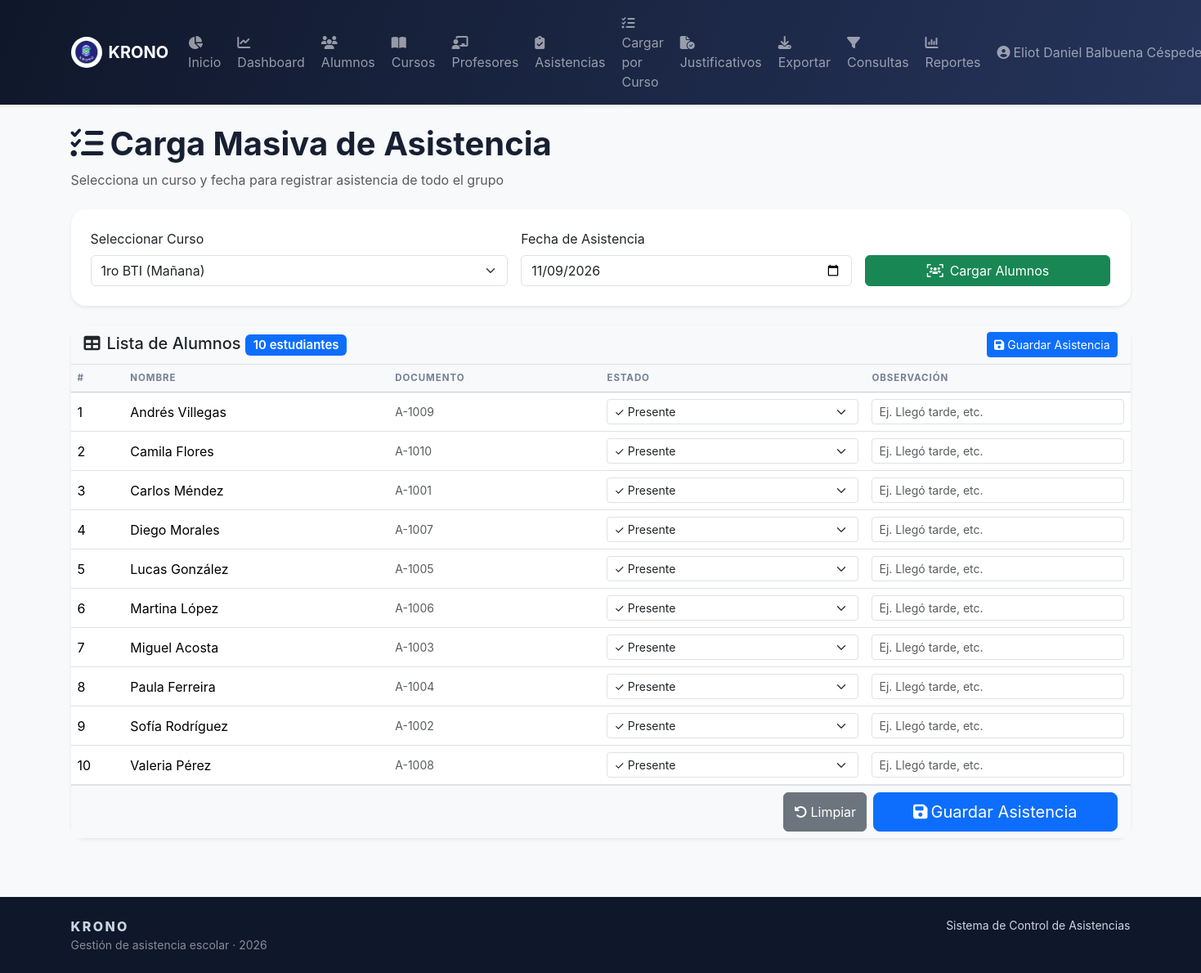
Screenshot of /cargar_asistencia_curso.php?curso_id=1 (signed in) with the database file from the repository.
### tables this page shows
CREATE TABLE `profesores` (
  `id` int(11) NOT NULL,
  `nombre` varchar(120) NOT NULL,
  `email` varchar(120) DEFAULT NULL,
  `telefono` varchar(30) DEFAULT NULL,
  `especialidad` varchar(100) DEFAULT NULL
);

CREATE TABLE `alumnos` (
  `id` int(11) NOT NULL,
  `nombre` varchar(140) NOT NULL,
  `documento` varchar(30) NOT NULL,
  `curso_id` int(11) NOT NULL,
  `email` varchar(120) DEFAULT NULL,
  `telefono` varchar(30) DEFAULT NULL,
  `estado` enum('Activo','Inactivo') DEFAULT 'Activo'
);

### auth.php (called while the page is built, shortened)
<?php
require_once __DIR__ . '/conexion.php';
function get_user() {
    return $_SESSION['user'] ?? null;
}
function get_rol() {
    $user = get_user();
    return $user['rol'] ?? null;
}
function has_role($role) {
    return get_rol() === $role;
}
function is_profesor() {
    return has_role('profesor');
}
function get_user_full_data() {
    global $pdo;
    $user = get_user();
    try {
        if ($user['rol'] === 'profesor') {
            $stmt = $pdo->prepare('SELECT * FROM profesores WHERE id = ?');
            $stmt->execute([$user['profesor_id']]);
            return $stmt->fetch(PDO::FETCH_ASSOC);
        } else if ($user['rol'] === 'alumno') {
            $stmt = $pdo->prepare('SELECT a.*, c.nombre as curso_nombre FROM alumnos a LEFT JOIN cursos c ON a.curso_id = c.id WHERE a.id = ?');
            $stmt->execute([$user['alumno_id']]);
            return $stmt->fetch(PDO::FETCH_ASSOC);
        }
    } catch (PDOException $e) {
        return null;
    }
}
?>

### config.php (called while the page is built, shortened)
<?php
require_once __DIR__ . '/conexion.php';
require_once __DIR__ . '/auth.php';
function e($v) {
    return htmlspecialchars((string)($v ?? ''), ENT_QUOTES, 'UTF-8');
}
?>

### cargar_asistencia_curso.php (the view, shortened to what this page needs)
<?php
require __DIR__ . '/header.php';
$curso_id = $_GET['curso_id'] ?? '';
$fecha = $_GET['fecha'] ?? date('Y-m-d');
$alumnos = [];
try {
    $cursos = $pdo->query('SELECT id, nombre, turno FROM cursos WHERE activo = 1 ORDER BY nombre')->fetchAll();
} catch (PDOException $e) {
    $cursos = [];
    $db_error = 'Error al cargar cursos';
}
if ($pdo && !empty($curso_id)) {
    try {
        $stmt = $pdo->prepare('SELECT id, nombre, documento FROM alumnos WHERE curso_id = ? AND estado = "Activo" ORDER BY nombre');
        $stmt->execute([$curso_id]);
        $alumnos = $stmt->fetchAll();
    } catch (PDOException $e) {
        $alumnos = [];
    }
}
?>
<div class="mb-4">
    <h1 class="display-6 fw-bold">
        <i class="fa-solid fa-list-check me-2"></i>Carga Masiva de Asistencia
    </h1>
    <p class="text-muted">Selecciona un curso y fecha para registrar asistencia de todo el grupo</p>
</div>
<div class="card p-4 mb-4 shadow-sm border-0">
    <form class="row g-3 align-items-end" method="get">
        <div class="col-md-5">
            <label class="form-label fw-500">Seleccionar Curso</label>
            <select class="form-select" name="curso_id" required onchange="this.form.submit()">
                <?php foreach($cursos as $c): ?>
                <option value="<?= $c['id'] ?>" <?= $curso_id == $c['id'] ? 'selected' : '' ?>>
                    <?= e($c['nombre']) ?> (<?= e($c['turno']) ?>)
                </option>
                <?php endforeach; ?>
            </select>
        </div>
        <div class="col-md-4">
            <label class="form-label fw-500">Fecha de Asistencia</label>
            <input class="form-control" type="date" name="fecha" value="<?= e($fecha) ?>" required>
        </div>
        <div class="col-md-3">
            <button class="btn btn-success w-100" type="submit">
                <i class="fa-solid fa-users-viewfinder me-2"></i>Cargar Alumnos
            </button>
        </div>
    </form>
</div>
<?php if (!empty($curso_id) && !empty($alumnos)): ?>
<form method="POST">
    <div class="card shadow-sm border-0">
        <div class="card-header bg-light border-bottom d-flex justify-content-between align-items-center">
            <h5 class="mb-0">
                <i class="fa-solid fa-table me-2"></i>Lista de Alumnos
                <span class="badge bg-primary"><?= count($alumnos) ?> estudiantes</span>
            </h5>
            <button class="btn btn-primary btn-sm" type="submit">
                <i class="fa-solid fa-floppy-disk me-1"></i>Guardar Asistencia
            </button>
        </div>
        <div class="table-responsive">
            <table class="table table-hover align-middle mb-0">
                <thead class="table-light">
                    <tr>
                        <th style="width: 5%">#</th>
                        <th style="width: 25%">Nombre</th>
                        <th style="width: 20%">Documento</th>
                        <th style="width: 25%">Estado</th>
                        <th style="width: 25%">Observación</th>
                    </tr>
                </thead>
                <tbody>
                    <?php foreach($alumnos as $index => $a): ?>
                    <tr>
                        <td><?= $index + 1 ?></td>
                        <td class="fw-500"><?= e($a['nombre']) ?></td>
                        <td class="small text-muted"><?= e($a['documento']) ?></td>
                        <td>
                            <select class="form-select form-select-sm" name="estado[<?= $a['id'] ?>]" required>
                                <option value="Presente" selected>✓ Presente</option>
                            </select>
                        </td>
                        <td>
                            <input class="form-control form-control-sm" type="text" name="observacion[<?= $a['id'] ?>]" placeholder="Ej. Llegó tarde, etc.">
                        </td>
                    </tr>
                    <?php endforeach; ?>
                </tbody>
            </table>
        </div>
        <div class="card-footer bg-light border-top">
            <div class="d-flex justify-content-end gap-2">
                <button class="btn btn-secondary" type="reset">
                    <i class="fa-solid fa-rotate-left me-1"></i>Limpiar
                </button>
                <button class="btn btn-primary btn-lg px-5" type="submit">
                    <i class="fa-solid fa-floppy-disk me-1"></i>Guardar Asistencia
                </button>
            </div>
        </div>
    </div>
</form>
<?php endif; ?>
<?php require __DIR__ . '/footer.php'; ?>

### header.php (shortened to what this page needs)
<?php
require_once __DIR__ . '/config.php';
require_once __DIR__ . '/auth.php';
$current_user = get_user();
$user_data = get_user_full_data();
?>
<!doctype html>
<html lang="es">
<head>
    <link href="https://cdn.jsdelivr.net/npm/bootstrap@5.3.3/dist/css/bootstrap.min.css" rel="stylesheet">
    <link href="https://cdnjs.cloudflare.com/ajax/libs/font-awesome/6.5.2/css/all.min.css" rel="stylesheet">
    <link href="styles.css" rel="stylesheet">
</head>
<body class="bg-light">
    <nav class="navbar navbar-expand-lg navbar-dark bg-dark sticky-top shadow-sm">
        <div class="container">
            <a class="navbar-brand d-flex align-items-center gap-2" href="index.php">
                <img src="logo.png" onerror="this.style.display='none'" width="38" height="38" class="rounded-circle bg-white p-1 object-fit-contain" alt="Logo KRONO">
                <span class="fw-bold tracking-wide">KRONO</span>
            </a>
            <div class="collapse navbar-collapse" id="mainNav">
                <ul class="navbar-nav ms-auto align-items-lg-center gap-lg-1">
                    <?php if (is_profesor()): ?>
                        <li class="nav-item">
                            <a class="nav-link" href="index.php"><i class="fa-solid fa-chart-pie me-1"></i>Inicio</a>
                        </li>
                        <li class="nav-item">
                            <a class="nav-link" href="dashboard.php"><i class="fa-solid fa-chart-line me-1"></i>Dashboard</a>
                        </li>
                        <li class="nav-item">
                            <a class="nav-link" href="alumnos.php"><i class="fa-solid fa-users me-1"></i>Alumnos</a>
                        </li>
                        <li class="nav-item">
                            <a class="nav-link" href="cursos.php"><i class="fa-solid fa-book-open me-1"></i>Cursos</a>
                        </li>
                        <li class="nav-item">
                            <a class="nav-link" href="profesores.php"><i class="fa-solid fa-chalkboard-user me-1"></i>Profesores</a>
                        </li>
                        <li class="nav-item">
                            <a class="nav-link" href="asistencias.php"><i class="fa-solid fa-clipboard-check me-1"></i>Asistencias</a>
                        </li>
                        <li class="nav-item">
                            <a class="nav-link" href="cargar_asistencia_curso.php"><i class="fa-solid fa-list-check me-1"></i>Cargar por Curso</a>
                        </li>
                        <li class="nav-item">
                            <a class="nav-link" href="justificativos.php"><i class="fa-solid fa-file-circle-check me-1"></i>Justificativos</a>
                        </li>
                        <li class="nav-item">
                            <a class="nav-link" href="exportar.php"><i class="fa-solid fa-download me-1"></i>Exportar</a>
                        </li>
                        <li class="nav-item">
                            <a class="nav-link" href="consultas.php"><i class="fa-solid fa-filter me-1"></i>Consultas</a>
                        </li>
                        <li class="nav-item">
                            <a class="nav-link" href="reportes.php"><i class="fa-solid fa-chart-column me-1"></i>Reportes</a>
                        </li>
                    <?php endif; ?>
                    <li class="nav-item dropdown">
                        <a class="nav-link dropdown-toggle" href="#" id="userDropdown" role="button" data-bs-toggle="dropdown" aria-expanded="false">
                            <i class="fa-solid fa-user-circle me-1"></i><?= e($current_user['nombre']) ?>
                        </a>
                    </li>
                </ul>
            </div>
        </div>
    </nav>
    <main class="container py-4">

### styles.css (style rules this page uses)
:root { --navy:#0f172a;--navy2:#1e293b;--purple:#6558d3;--green:#19a974;--orange:#f59e0b;--red:#ef6262;--bg:#f5f7fb;--ink:#172033 }
body { background:var(--bg);color:var(--ink);font-family:Inter,system-ui,-apple-system,sans-serif }
.navbar { background:linear-gradient(110deg,var(--navy),#26345b);box-shadow:0 8px 24px #0f172a24 }
.card { border:0;border-radius:18px;box-shadow:0 10px 30px #202a4510 }
.table { vertical-align:middle }
.table thead th { font-size:.72rem;letter-spacing:.08em;color:#748096;text-transform:uppercase }
.badge { font-weight:600 }

### rows the page displays
profesores: nombre "Eliot Daniel Balbuena…"
alumnos: nombre "Andrés Villegas", documento "A-1009", id "✓ Presente"
alumnos: nombre "Camila Flores", documento "A-1010", id "✓ Presente"
alumnos: nombre "Carlos Méndez", documento "A-1001", id "✓ Presente"
alumnos: nombre "Diego Morales", documento "A-1007", id "✓ Presente"
alumnos: nombre "Lucas González", documento "A-1005", id "✓ Presente"
alumnos: nombre "Martina López", documento "A-1006", id "✓ Presente"
alumnos: nombre "Miguel Acosta", documento "A-1003", id "✓ Presente"
alumnos: nombre "Paula Ferreira", documento "A-1004", id "✓ Presente"
alumnos: nombre "Sofía Rodríguez", documento "A-1002", id "✓ Presente"
alumnos: nombre "Valeria Pérez", documento "A-1008", id "✓ Presente"

### other values shown
count($alumnos) "10"
form field curso_id "1ro BTI (Mañana)"
